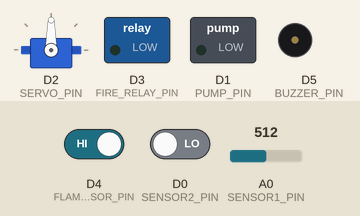
The sketch below on a simulated ESP8266 (NodeMCU). On the bench: servo, switched loads named in the sketch (green lamp = pin HIGH), buzzer (waves = sounding, pin HIGH). The inputs (shaded band) are chosen by the test bench; at power-on: D4 (FLAME_SENSOR_PIN) HIGH, D0 (SENSOR2_PIN) LOW, A0 (SENSOR1_PIN) = 512. WiFi joins after 1.5 s; servers stay silent unless stated; uploads are accepted with an empty reply; what the sketch prints to the serial monitor is not drawn.

Above: at 3.3 s.
3.4 s: D4 (FLAME_SENSOR_PIN) driven LOW
At 4.48 s:
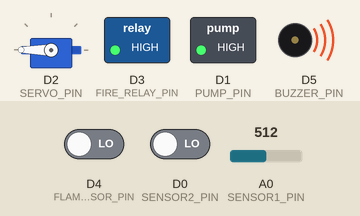
6.9 s: D4 (FLAME_SENSOR_PIN) driven HIGH
At 9.5 s:
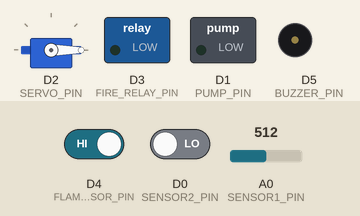
9.8 s: D4 (FLAME_SENSOR_PIN) driven LOW
At 11.55 s:
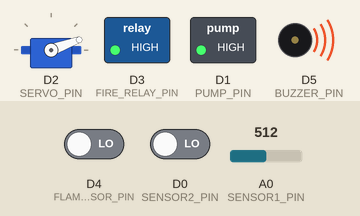
Timing chart, 0 to 26.9 s (numbered marks = the images above; inputs shaded):
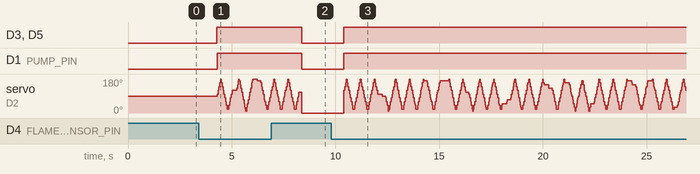

Measured:
- after the input at 3.4 s, D3 (FIRE_RELAY_PIN), D5 (BUZZER_PIN): LOW → HIGH after 0.89 s; D1 (PUMP_PIN): LOW → HIGH after 0.90 s
- after the input at 6.9 s, D3 (FIRE_RELAY_PIN), D1 (PUMP_PIN), D5 (BUZZER_PIN): HIGH → LOW after 1.5 s
- after the input at 9.8 s, D3 (FIRE_RELAY_PIN), D5 (BUZZER_PIN): LOW → HIGH after 0.59 s; D1 (PUMP_PIN): LOW → HIGH after 0.60 s

The sketch:

esp8266_irrigation_system.ino
```cpp
#include <ESP8266WiFi.h>
#include <ESP8266HTTPClient.h>
#include <ArduinoJson.h>
#include <Servo.h>

// ========================================
// CONFIGURATION - Modify these values
// ========================================

// WiFi Credentials - Multiple networks (will try in order)
const char* ssid = "TLE 512";
const char* password = "TLE_Cse-19";

const char* ssid2 = "SOFI";
const char* password2 = "12345678";

// Server URL - Your Render.com deployment
const char* serverUrl = "https://iot-smart-tree-irrigation-and-monitoring.onrender.com";

// Pin Definitions
#define SENSOR1_PIN A0      // Analog pin for moisture sensor 1 (Field 1)
#define SENSOR2_PIN D0      // Digital pin for moisture sensor 2 (Field 2)
#define PUMP_PIN D1         // Relay pin for water pump control
#define SERVO_PIN D2        // PWM pin for servo motor control
#define FIRE_RELAY_PIN D3   // Relay pin for fire pump control
#define FLAME_SENSOR_PIN D4 // Digital pin for flame sensor input
#define BUZZER_PIN D5       // Digital pin for buzzer alarm output

// Sensor Calibration (calibrated for your specific sensor)
// Based on actual measurements:
// - Sensor in AIR (dry): Raw value = 700 (outputs HIGH in air)
// - Sensor in WATER (wet): Raw value = 250 (outputs LOW in water)
//
// This calibration ensures:
// - Raw 700 or more = 0% moisture (completely dry - in air)
// - Raw 250 or less = 100% moisture (completely wet - in water)
// - Values between 700-250 map linearly to 0-100%
#define SENSOR_DRY_VALUE 700     // Raw value when sensor is in air (dry)
#define SENSOR_WET_VALUE 250     // Raw value when sensor is in water (wet)

// Timing Configuration (milliseconds)
#define SENSOR_READ_INTERVAL 2000      // Read sensors every 2 seconds
#define SERVER_UPDATE_INTERVAL 5000    // Send data to server every 5 seconds
#define COMMAND_POLL_INTERVAL 3000     // Poll commands from server every 3 seconds
#define SERVO_UPDATE_INTERVAL 5        // Update servo position every 5ms (maximum speed)

// Servo Configuration
#define SERVO_MIN_ANGLE 10      // Minimum rotation angle for Field 1 (STATE1)
#define SERVO_MAX_ANGLE 180     // Maximum rotation angle (full 180 degrees)
#define SERVO_FIELD2_ANGLE 0    // Static angle for Field 2 (STATE2) - DO sensor
#define SERVO_IDLE_ANGLE 90     // Center/idle position
#define SERVO_ROTATION_STEP 10  // Degrees to move per update (maximum speed for 360° servo)

// ========================================
// GLOBAL VARIABLES
// ========================================

// Servo object
Servo servoMotor;

// WiFi client for HTTPS
WiFiClientSecure wifiClient;

// Sensor data
int sensor1Value = 0;        // Analog sensor percentage (0-100%)
bool sensor2Dry = false;     // Digital DO sensor: true=Dry, false=Wet
bool fireDetected = false;

// Command states
String pumpCommand = "OFF";
String servoCommand = "IDLE";
String buzzerCommand = "OFF";

// Servo rotation state
int servoAngle = SERVO_IDLE_ANGLE;
bool servoRotating = false;
int rotationDirection = 1;  // 1 = forward, -1 = backward

// Timing variables
unsigned long lastSensorRead = 0;
unsigned long lastServerUpdate = 0;
unsigned long lastCommandPoll = 0;
unsigned long lastServoUpdate = 0;

// Connection retry counter
int wifiReconnectAttempts = 0;
const int MAX_WIFI_RECONNECT = 3;

// ========================================
// SETUP FUNCTION
// ========================================

void setup() {
  Serial.begin(115200);
  delay(100);

  Serial.println("\n\n===========================================");
  Serial.println("  Smart Tree Irrigation System");
  Serial.println("  ESP8266 IoT Controller v1.0");
  Serial.println("===========================================\n");

  // Initialize pins
  pinMode(SENSOR1_PIN, INPUT);
  pinMode(SENSOR2_PIN, INPUT);
  pinMode(PUMP_PIN, OUTPUT);
  pinMode(FIRE_RELAY_PIN, OUTPUT);
  pinMode(FLAME_SENSOR_PIN, INPUT);
  pinMode(BUZZER_PIN, OUTPUT);

  digitalWrite(PUMP_PIN, LOW);        // Ensure irrigation pump is OFF at startup
  digitalWrite(FIRE_RELAY_PIN, LOW);  // Ensure fire pump is OFF at startup
  digitalWrite(BUZZER_PIN, LOW);      // Ensure buzzer is OFF at startup

  Serial.println("[INIT] Pins configured");

  // Initialize servo motor
  servoMotor.attach(SERVO_PIN);
  servoMotor.write(SERVO_IDLE_ANGLE);
  delay(500);
  Serial.println("[INIT] Servo motor initialized at idle position");

  // Configure WiFi client for HTTPS (disable certificate validation for simplicity)
  wifiClient.setInsecure();

  // Connect to WiFi
  connectToWiFi();

  Serial.println("\n[READY] System initialized successfully!");
  Serial.println("[INFO] Starting main control loop...\n");
  Serial.println("===========================================\n");
}

// ========================================
// MAIN LOOP
// ========================================

void loop() {
  unsigned long currentMillis = millis();

  // Ensure WiFi connection is maintained
  if (WiFi.status() != WL_CONNECTED) {
    Serial.println("\n[WIFI] Connection lost! Attempting to reconnect...");
    wifiReconnectAttempts++;

    if (wifiReconnectAttempts <= MAX_WIFI_RECONNECT) {
      connectToWiFi();
    } else {
      Serial.println("[ERROR] Max reconnection attempts reached. Restarting ESP8266...");
      delay(1000);
      ESP.restart();
    }
  } else {
    wifiReconnectAttempts = 0;  // Reset counter when connected
  }

  // Read sensor data at defined interval
  if (currentMillis - lastSensorRead >= SENSOR_READ_INTERVAL) {
    lastSensorRead = currentMillis;
    readSensors();
  }

  // Send sensor data to server at defined interval
  if (currentMillis - lastServerUpdate >= SERVER_UPDATE_INTERVAL) {
    lastServerUpdate = currentMillis;
    sendSensorData();
  }

  // Poll commands from server at defined interval
  if (currentMillis - lastCommandPoll >= COMMAND_POLL_INTERVAL) {
    lastCommandPoll = currentMillis;
    getCommandsFromServer();
  }

  // FIRE EMERGENCY OVERRIDE - Takes precedence over all other commands
  if (fireDetected) {
    handleFireEmergency();
  } else {
    // Normal operation - execute received commands (pump, servo, and buzzer control)
    executeCommands();
    // Ensure fire relay is OFF when no fire
    digitalWrite(FIRE_RELAY_PIN, LOW);
  }

  // Handle continuous servo rotation for STATE2 with proper timing
  if (servoRotating && (currentMillis - lastServoUpdate >= SERVO_UPDATE_INTERVAL)) {
    lastServoUpdate = currentMillis;
    updateServoRotation();
  }

  // Small yield to prevent watchdog timer reset
  yield();
}

// ========================================
// WIFI CONNECTION FUNCTION
// ========================================

void connectToWiFi() {
  Serial.println("[WIFI] Attempting to connect to available networks...");

  // Try first network
  Serial.print("[WIFI] Trying network 1: ");
  Serial.println(ssid);

  WiFi.mode(WIFI_STA);
  WiFi.begin(ssid, password);

  int attempts = 0;
  while (WiFi.status() != WL_CONNECTED && attempts < 20) {
    delay(500);
    Serial.print(".");
    attempts++;
  }

  if (WiFi.status() == WL_CONNECTED) {
    Serial.println("\n[WIFI] ✓ Connected successfully!");
    Serial.print("[WIFI] Network: ");
    Serial.println(ssid);
    Serial.print("[WIFI] IP Address: ");
    Serial.println(WiFi.localIP());
    Serial.print("[WIFI] Signal Strength: ");
    Serial.print(WiFi.RSSI());
    Serial.println(" dBm");
    Serial.print("[WIFI] MAC Address: ");
    Serial.println(WiFi.macAddress());
    Serial.println();
    return;
  }

  // Try second network if first failed
  Serial.println("\n[WIFI] First network failed. Trying network 2...");
  Serial.print("[WIFI] Trying network 2: ");
  Serial.println(ssid2);

  WiFi.begin(ssid2, password2);

  attempts = 0;
  while (WiFi.status() != WL_CONNECTED && attempts < 20) {
    delay(500);
    Serial.print(".");
    attempts++;
  }

  if (WiFi.status() == WL_CONNECTED) {
    Serial.println("\n[WIFI] ✓ Connected successfully!");
    Serial.print("[WIFI] Network: ");
    Serial.println(ssid2);
    Serial.print("[WIFI] IP Address: ");
    Serial.println(WiFi.localIP());
    Serial.print("[WIFI] Signal Strength: ");
    Serial.print(WiFi.RSSI());
    Serial.println(" dBm");
    Serial.print("[WIFI] MAC Address: ");
    Serial.println(WiFi.macAddress());
    Serial.println();
  } else {
    Serial.println("\n[WIFI] ✗ Both networks failed!");
    Serial.println("[ERROR] Check WiFi credentials and signal strength");
    Serial.println("[INFO] Retrying in 5 seconds...\n");
    delay(5000);
    connectToWiFi();
  }
}

// ========================================
// SENSOR READING FUNCTION
// ========================================

void readSensors() {
  // Read moisture sensor 1 (Analog - Field 1) - Average of 5 readings for stability
  long sum1 = 0;
  for (int i = 0; i < 5; i++) {
    sum1 += analogRead(SENSOR1_PIN);
    delay(10);  // Small delay between readings
  }
  int rawValue1 = sum1 / 5;
  // Map raw sensor value to 0-100% based on calibration values
  // The map function automatically handles whether DRY > WET or WET > DRY
  sensor1Value = map(rawValue1, SENSOR_DRY_VALUE, SENSOR_WET_VALUE, 0, 100);
  sensor1Value = constrain(sensor1Value, 0, 100);

  // Read moisture sensor 2 (Digital DO sensor - Field 2)
  // Digital sensor: Read multiple times for stability
  int highCount = 0;
  for (int i = 0; i < 10; i++) {
    if (digitalRead(SENSOR2_PIN) == HIGH) {
      highCount++;
    }
    delay(5);
  }

  // Determine dry/wet state based on HIGH readings
  // If MORE than 5 out of 10 readings are HIGH, soil is DRY (sensor outputs HIGH in air)
  // If LESS than 5 out of 10 readings are HIGH, soil is WET (sensor outputs LOW in water)
  sensor2Dry = (highCount >= 5);

  // Read flame sensor (Digital - Active LOW: LOW = Fire detected)
  fireDetected = (digitalRead(FLAME_SENSOR_PIN) == LOW);

  // Display sensor readings with raw values for debugging
  Serial.println("┌─────────────────────────────────────┐");
  Serial.println("│       SENSOR READINGS               │");
  Serial.println("├─────────────────────────────────────┤");
  Serial.print("│ Field 1 (Analog): ");
  Serial.print(sensor1Value);
  Serial.print("% (Raw: ");
  Serial.print(rawValue1);
  Serial.println(")     │");

  // Calibration guidance based on raw value
  if (rawValue1 < 100) {
    Serial.println("│ ⚠️  TOO LOW - Turn pot LEFT       │");
  } else if (rawValue1 > 950) {
    Serial.println("│ ⚠️  TOO HIGH - Turn pot RIGHT     │");
  } else if (rawValue1 >= 100 && rawValue1 <= 600) {
    Serial.println("│ ✓ Good range for DRY calibration  │");
  } else if (rawValue1 >= 700 && rawValue1 <= 950) {
    Serial.println("│ ✓ Good range for WET calibration  │");
  }

  Serial.print("│ Field 2 (DO Sensor): ");
  Serial.print(sensor2Dry ? "DRY" : "WET");
  Serial.print(" (HIGH: ");
  Serial.print(highCount);
  Serial.println("/10)  │");
  Serial.print("│ Fire Detected: ");
  Serial.print(fireDetected ? "YES ⚠️" : "NO ✓");
  Serial.println("      │");
  Serial.println("└─────────────────────────────────────┘\n");
}

// ========================================
// SEND DATA TO SERVER
// ========================================

void sendSensorData() {
  if (WiFi.status() != WL_CONNECTED) {
    Serial.println("[ERROR] Cannot send data - WiFi not connected\n");
    return;
  }

  HTTPClient http;
  String url = String(serverUrl) + "/api/sensor_data";

  http.begin(wifiClient, url);
  http.addHeader("Content-Type", "application/json");
  http.setTimeout(10000);  // 10 second timeout

  // Create JSON payload
  StaticJsonDocument<200> doc;
  doc["sensor1"] = sensor1Value;
  doc["sensor2_dry"] = sensor2Dry;
  doc["fire_detected"] = fireDetected;

  String jsonString;
  serializeJson(doc, jsonString);

  Serial.println("[HTTP] Sending sensor data...");
  Serial.print("[DATA] ");
  Serial.println(jsonString);

  int httpResponseCode = http.POST(jsonString);

  if (httpResponseCode > 0) {
    Serial.print("[HTTP] ✓ Response code: ");
    Serial.println(httpResponseCode);

    if (httpResponseCode == 200) {
      String response = http.getString();
      Serial.print("[SERVER] ");
      Serial.println(response);
    }
  } else {
    Serial.print("[HTTP] ✗ Error: ");
    Serial.println(http.errorToString(httpResponseCode));
  }

  http.end();
  Serial.println();
}

// ========================================
// GET COMMANDS FROM SERVER
// ========================================

void getCommandsFromServer() {
  if (WiFi.status() != WL_CONNECTED) {
    Serial.println("[ERROR] Cannot get commands - WiFi not connected\n");
    return;
  }

  HTTPClient http;
  String url = String(serverUrl) + "/api/esp_commands";

  http.begin(wifiClient, url);
  http.setTimeout(10000);  // 10 second timeout

  Serial.println("[HTTP] Polling commands from server...");
  int httpResponseCode = http.GET();

  if (httpResponseCode > 0) {
    Serial.print("[HTTP] ✓ Response code: ");
    Serial.println(httpResponseCode);

    if (httpResponseCode == 200) {
      String response = http.getString();

      // Parse JSON response
      StaticJsonDocument<300> doc;
      DeserializationError error = deserializeJson(doc, response);

      if (!error) {
        String newPumpCommand = doc["pump"].as<String>();
        String newServoCommand = doc["servo"].as<String>();
        String newBuzzerCommand = doc["buzzer"].as<String>();

        // Only log if commands changed
        if (newPumpCommand != pumpCommand || newServoCommand != servoCommand || newBuzzerCommand != buzzerCommand) {
          Serial.println("[COMMAND] New commands received:");
          Serial.print("  → Pump: ");
          Serial.println(newPumpCommand);
          Serial.print("  → Servo: ");
          Serial.println(newServoCommand);
          Serial.print("  → Buzzer: ");
          Serial.println(newBuzzerCommand);
        }

        pumpCommand = newPumpCommand;
        servoCommand = newServoCommand;
        buzzerCommand = newBuzzerCommand;
      } else {
        Serial.print("[ERROR] JSON parsing failed: ");
        Serial.println(error.c_str());
      }
    }
  } else {
    Serial.print("[HTTP] ✗ Error: ");
    Serial.println(http.errorToString(httpResponseCode));
  }

  http.end();
  Serial.println();
}

// ========================================
// EXECUTE COMMANDS (PUMP & SERVO)
// ========================================

void executeCommands() {
  // Control water pump via relay
  if (pumpCommand == "ON") {
    digitalWrite(PUMP_PIN, HIGH);  // Relay ON → Pump ON
  } else {
    digitalWrite(PUMP_PIN, LOW);   // Relay OFF → Pump OFF
  }

  // Control servo motor position/rotation
  if (servoCommand == "STATE1") {
    // STATE1: Field 1 irrigation (A0 sensor) - Continuous sweeping 10-180°
    servoRotating = true;

  } else if (servoCommand == "STATE2") {
    // STATE2: Field 2 irrigation (DO sensor) - Static position at 0°
    servoRotating = false;
    servoMotor.write(SERVO_FIELD2_ANGLE);

  } else {
    // IDLE: No irrigation - Center position
    servoRotating = false;
    servoMotor.write(SERVO_IDLE_ANGLE);
  }

  // Control buzzer alarm (manual or fire emergency)
  if (buzzerCommand == "ON") {
    digitalWrite(BUZZER_PIN, HIGH);  // Buzzer ON
  } else {
    digitalWrite(BUZZER_PIN, LOW);   // Buzzer OFF
  }
}

// ========================================
// SERVO ROTATION HANDLER (STATE2)
// ========================================

void updateServoRotation() {
  // Move servo continuously
  servoAngle += rotationDirection * SERVO_ROTATION_STEP;

  // Check if reached or exceeded boundaries and reverse direction
  if (servoAngle >= SERVO_MAX_ANGLE) {
    servoAngle = SERVO_MAX_ANGLE;  // Ensure it reaches exactly 180
    rotationDirection = -1;         // Reverse to go back
  } else if (servoAngle <= SERVO_MIN_ANGLE) {
    servoAngle = SERVO_MIN_ANGLE;  // Ensure it reaches exactly 0
    rotationDirection = 1;          // Reverse to go forward
  }

  servoMotor.write(servoAngle);
}

// ========================================
// FIRE EMERGENCY HANDLER
// ========================================

void handleFireEmergency() {
  // FIRE DETECTED - Emergency protocol activated!
  Serial.println("\n🚨🚨🚨 FIRE EMERGENCY DETECTED! 🚨🚨🚨");

  // 1. Turn ON fire pump relay (D3)
  digitalWrite(FIRE_RELAY_PIN, HIGH);
  Serial.println("[FIRE] Fire pump relay ACTIVATED");

  // 2. Turn ON buzzer alarm (D5)
  digitalWrite(BUZZER_PIN, HIGH);
  Serial.println("[FIRE] Buzzer alarm ACTIVATED");

  // 3. Set servo to STATE2 (rotating) for wide coverage
  servoCommand = "STATE2";
  servoRotating = true;
  Serial.println("[FIRE] Servo set to STATE2 (rotating)");

  // 4. Also turn ON main irrigation pump for maximum water output
  digitalWrite(PUMP_PIN, HIGH);
  Serial.println("[FIRE] Main pump ACTIVATED");

  Serial.println("[FIRE] All fire suppression systems ACTIVE\n");
}

// ========================================
// OPTIONAL: ANALOG MULTIPLEXER SUPPORT
// ========================================
// Uncomment and configure if using CD4051 or similar multiplexer
// for reading multiple analog sensors with single A0 pin

/*
#define MUX_S0 D5
#define MUX_S1 D6
#define MUX_S2 D7

void setupMultiplexer() {
  pinMode(MUX_S0, OUTPUT);
  pinMode(MUX_S1, OUTPUT);
  pinMode(MUX_S2, OUTPUT);
}

int readAnalogMultiplexer(int channel) {
  // Set multiplexer channel (0-7)
  digitalWrite(MUX_S0, bitRead(channel, 0));
  digitalWrite(MUX_S1, bitRead(channel, 1));
  digitalWrite(MUX_S2, bitRead(channel, 2));

  delayMicroseconds(100);  // Allow signal to settle

  int rawValue = analogRead(A0);
  int percentage = map(rawValue, SENSOR_DRY_VALUE, SENSOR_WET_VALUE, 0, 100);
  return constrain(percentage, 0, 100);
}
*/
```
